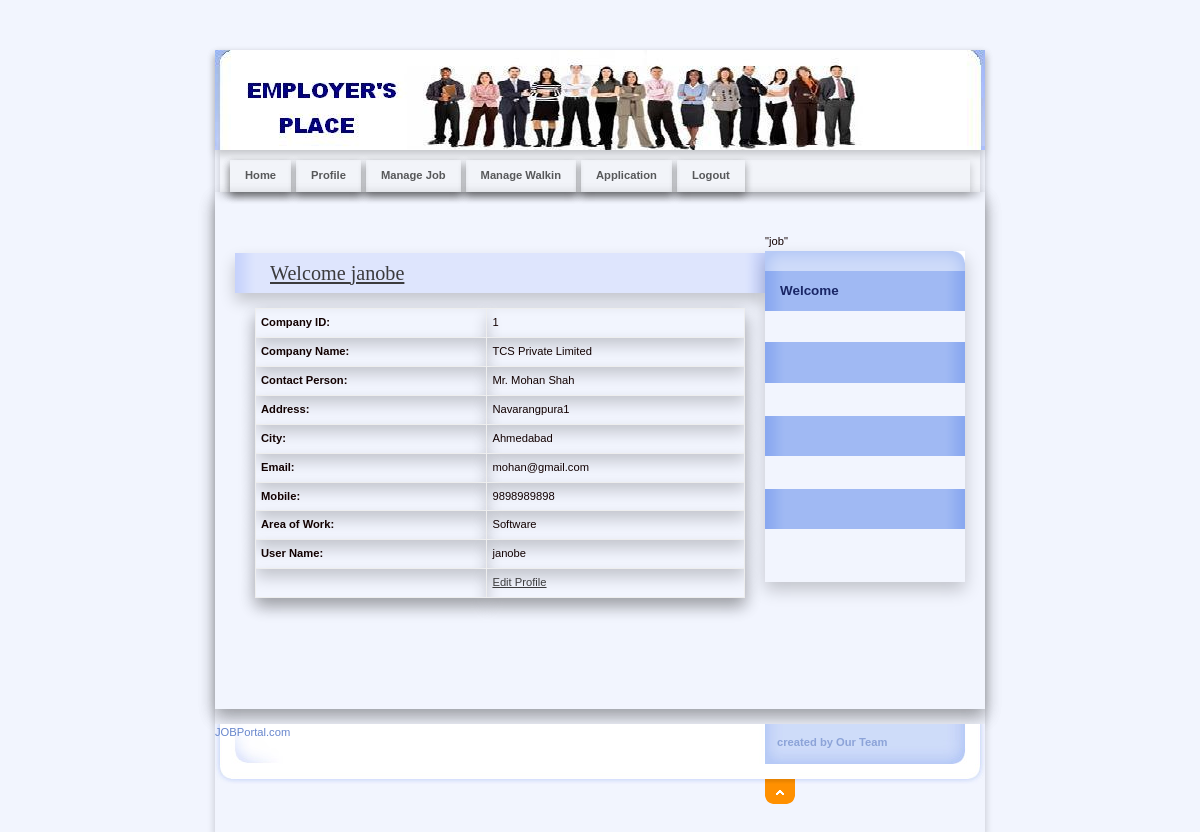
The app's page /Employer/Profile.php (signed in) with its own data.
### tables this page shows
CREATE TABLE `employer_reg` (
  `EmployerId` int(11) NOT NULL,
  `CompanyName` varchar(20) NOT NULL,
  `ContactPerson` varchar(20) NOT NULL,
  `Address` varchar(100) NOT NULL,
  `City` varchar(20) NOT NULL,
  `Email` varchar(40) NOT NULL,
  `Mobile` bigint(20) NOT NULL,
  `Area_Work` varchar(40) NOT NULL,
  `Status` varchar(10) NOT NULL,
  `UserName` varchar(20) NOT NULL,
  `Password` varchar(20) NOT NULL,
  `Question` varchar(100) NOT NULL,
  `Answer` varchar(50) NOT NULL
);

### Employer/Profile.php (the view, shortened to what this page needs)
<!DOCTYPE html PUBLIC "-//W3C//DTD XHTML 1.0 Strict//EN" "http://www.w3.org/TR/xhtml1/DTD/xhtml1-strict.dtd">
<html xmlns="http://www.w3.org/1999/xhtml" xml:lang="cs" lang="cs">
<head>
    <link rel="stylesheet" media="screen,projection" type="text/css" href="./css/main.css" />
    <link rel="stylesheet" media="print" type="text/css" href="./css/print.css" />
    <link rel="stylesheet" media="aural" type="text/css" href="./css/aural.css" />
</head>
<body id="www-url-cz">
<div id="main" class="box">
<?php
include "Header.php"
?>
<?php
include "menu.php"
?>
    <div id="page" class="box">
    <div id="page-in" class="box">
        <div id="strip" class="box noprint">
            <p id="breadcrumbs">&nbsp;</p>
        </div>
        <div id="content">
            <div class="article">
                <h2><span><a href="#">Welcome <?php echo $_SESSION['$UserName_emp'];?></a></span></h2>
               <?php
$ID=$_SESSION['ID'];
$con = mysqli_connect("localhost","root","","job");
$sql = "select * from employer_reg where EmployerId ='".$ID."'  ";
$result = mysqli_query($con,$sql) or die( mysqli_error($con));
$row = mysqli_fetch_array($result)
?>
                <table width="100%" border="1" cellspacing="2" cellpadding="2">
                  <tr>
                    <td><strong>Company ID:</strong></td>
                    <td><?php echo $row['EmployerId'];?></td>
                  </tr>
                  <tr>
                    <td><strong>Company Name:</strong></td>
                    <td><?php echo $row['CompanyName'];?></td>
                  </tr>
                  <tr>
                    <td><strong>Contact Person:</strong></td>
                    <td><?php echo $row['ContactPerson'];?></td>
                  </tr>
                  <tr>
                    <td><strong>Address:</strong></td>
                    <td><?php echo $row['Address'];?></td>
                  </tr>
                  <tr>
                    <td><strong>City:</strong></td>
                    <td><?php echo $row['City'];?></td>
                  </tr>
                  <tr>
                    <td><strong>Email:</strong></td>
                    <td><?php echo $row['Email'];?></td>
                  </tr>
                  <tr>
                    <td><strong>Mobile:</strong></td>
                    <td><?php echo $row['Mobile'];?></td>
                  </tr>
                  <tr>
                    <td><strong>Area of Work:</strong></td>
                    <td><?php echo $row['Area_Work'];?></td>
                  </tr>
                  <tr>
                    <td><strong>User Name:</strong></td>
                    <td><?php echo $row['UserName'];?></td>
                  </tr>
                  <tr>
                    <td>&nbsp;</td>
                    <td><a href="EditProfile.php?EmployerId=<?php echo $row['EmployerId']; ?>">Edit Profile</a></td>
                  </tr>
                </table>
              <p>&nbsp;</p>
                <p class="btn-more box noprint">&nbsp;</p>
          </div>
        </div>
<?php
include "right.php"
?>
    </div>
    </div>
<?php
include "footer.php"
?>
</div>
</body>
</html>

### Employer/css/main.css (style rules this page uses)
* { min-height: 1px; }
body { border: 0; margin: 0; padding: 0; background: #f2f5fe; font: 70%/160% "verdana", sans-serif; color: #120101; _text-align: center; }
a { color: #3b3b3d; }
p { border: 0; margin: 15px 0; padding: 0; }
div { display: block; border: 0; margin: 0; padding: 0; }
h1, h2, h3, h4, h5 { border: 0; margin: 15px 0 10px 0; padding: 0; font-weight: bold; }
h2 { font-size: 180%; line-height: 100%; font-family: "georgia", serif; font-weight: normal; }
table { display: table; border-collapse: collapse; margin: 15px 0; padding: 0; border: 1px solid #b7caf6; box-shadow: 0 8px 16px 0 rgba(0, 0, 0, 0.2); font-size: 100%; }
tr { display: table-row; }
th, td { display: table-cell; box-shadow: 0 8px 16px 0 rgba(0, 0, 0, 0.2); border: 1px solid rgb(238, 238, 238); margin: 0; padding: 5px; vertical-align: top; text-align: left; }
a, img, span { border: 0; margin: 0; padding: 0; }
strong, .strong { font-weight: bold; }
.box { min-height: 1px; _height: 1px; }
.box:after { content: "."; display: block; line-height: 0px; font-size: 0px; visibility: hidden; clear: both; }
#main { width: 770px; margin: 50px auto 0 auto; _text-align: left; box-shadow: 0 4px 8px 0 rgba(0, 0, 0, 0.2); }
#page { width: 770px; min-height: 1px; _height: 1px; box-shadow: 0 8px 16px 0 rgba(0, 0, 0, 0.2); }
#page-in { min-height: 1px; padding: 10px 0; _height: 1px; box-shadow: 0 8px 16px 0 rgba(0, 0, 0, 0.2); }
#strip { position: relative; clear: both; padding: 3px 20px 10px 20px; color: #7a807c; }
#strip p { margin: 0; }
#strip #breadcrumbs { width: 520px; margin: 0; padding: 0; }
#content { float: left; width: 530px; _width: 550px; margin: 0; padding: 0 0 0 20px; }
#content .article { clear: both; margin: 0; padding: 20px; }
#content .article h2 { margin: 0 -20px; padding: 10px; background: #dee5fd url("../design/content_title_bg.gif") 0 0 repeat-y; color: #4b4b4b; box-shadow: 0 8px 16px 0 rgba(0, 0, 0, 0.2); }
#content .article h2 span { padding-left: 25px; }
#content .article p { text-align: justify; }
#content .btn-more { margin: 0 0 15px 0; padding: 0; border: 0; position: relative; }

### Employer/css/print.css (style rules this page uses)
body { border:0; margin:0; padding:0; font-size:12pt }
a { color:#000; text-decoration:none; }
h1, h2, h3 { page-break-after:avoid; page-break-inside:avoid; }
table { border-collapse: collapse; border-width:1px; border-style:solid; }
th, td { display:table-cell; border-width:1px; border-style:solid; }
.noprint { display:none; }

### Employer/css/aural.css (style rules this page uses)
body { voice-family:paul,male; volume:loud; speech-rate:slow; richness:90; stress:20; }
h1, h2, h3, h4, h5 { cue-before:url("ping.au"); }
p, table { pause:50ms; }
strong { pitch:medium; pitch-range:60; stress:90; richness:90; }

### records on screen
employer_reg: EmployerId "1", CompanyName "TCS Private Limited", ContactPerson "Mr. Mohan Shah", Address "Navarangpura1", City "Ahmedabad", Email "mohan@gmail.com", Mobile "9898989898", Area_Work "Software", UserName "janobe"

### other values on screen
$_SESSION['$UserName_emp'] "janobe"
